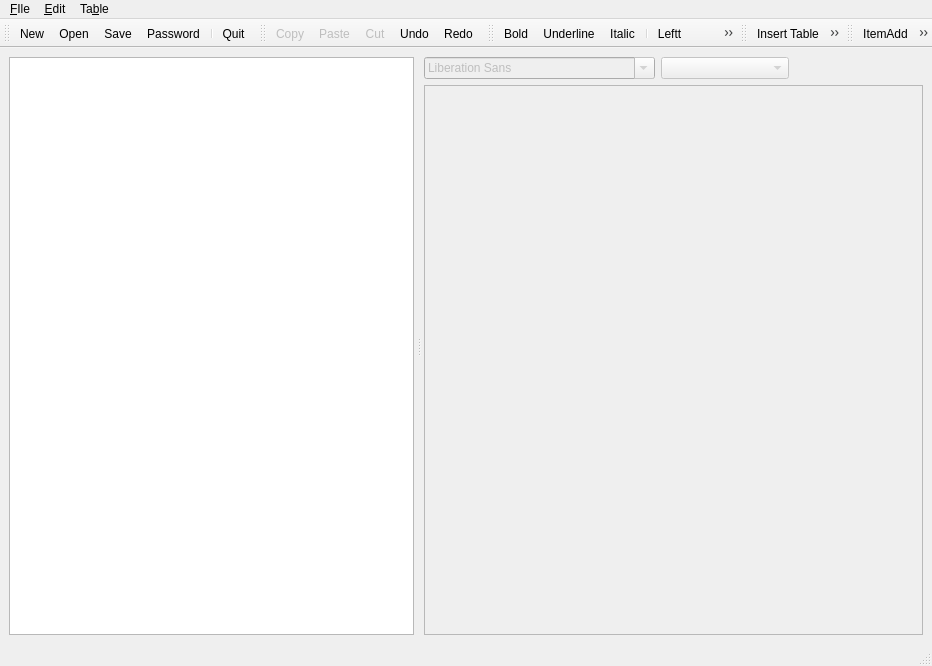
<?xml version="1.0" encoding="UTF-8"?>
<ui version="4.0">
 <class>OutLinerViewer</class>
 <widget class="QMainWindow" name="OutLinerViewer">
  <property name="geometry">
   <rect>
    <x>0</x>
    <y>0</y>
    <width>932</width>
    <height>666</height>
   </rect>
  </property>
  <property name="windowTitle">
   <string>Outliner</string>
  </property>
  <property name="windowIcon">
   <iconset resource="resources.qrc">
    <normaloff>:/icones/icones/Tree.png</normaloff>:/icones/icones/Tree.png</iconset>
  </property>
  <widget class="QWidget" name="centralwidget">
   <layout class="QHBoxLayout" name="horizontalLayout_2">
    <item>
     <widget class="QSplitter" name="splitter">
      <property name="orientation">
       <enum>Qt::Horizontal</enum>
      </property>
      <property name="handleWidth">
       <number>10</number>
      </property>
      <widget class="noteTreeWidget" name="TOC">
       <property name="dragEnabled">
        <bool>true</bool>
       </property>
       <property name="dragDropOverwriteMode">
        <bool>true</bool>
       </property>
       <property name="dragDropMode">
        <enum>QAbstractItemView::InternalMove</enum>
       </property>
       <attribute name="headerVisible">
        <bool>false</bool>
       </attribute>
       <column>
        <property name="text">
         <string>TOC</string>
        </property>
       </column>
      </widget>
      <widget class="QWidget" name="layoutWidget">
       <layout class="QVBoxLayout" name="verticalLayout">
        <item>
         <layout class="QHBoxLayout" name="horizontalLayout">
          <item>
           <widget class="QFontComboBox" name="fontBox">
            <property name="enabled">
             <bool>false</bool>
            </property>
           </widget>
          </item>
          <item>
           <widget class="QComboBox" name="sizeBox">
            <property name="enabled">
             <bool>false</bool>
            </property>
            <property name="font">
             <font>
              <pointsize>9</pointsize>
             </font>
            </property>
           </widget>
          </item>
          <item>
           <widget class="ColorBox" name="colorbox" native="true"/>
          </item>
         </layout>
        </item>
        <item>
         <widget class="noteTextEdit" name="textEdit">
          <property name="enabled">
           <bool>false</bool>
          </property>
          <property name="font">
           <font>
            <pointsize>9</pointsize>
           </font>
          </property>
          <property name="textInteractionFlags">
           <set>Qt::LinksAccessibleByKeyboard|Qt::LinksAccessibleByMouse|Qt::TextBrowserInteraction|Qt::TextEditable|Qt::TextEditorInteraction|Qt::TextSelectableByKeyboard|Qt::TextSelectableByMouse</set>
          </property>
         </widget>
        </item>
       </layout>
      </widget>
     </widget>
    </item>
   </layout>
  </widget>
  <widget class="QMenuBar" name="menubar">
   <property name="geometry">
    <rect>
     <x>0</x>
     <y>0</y>
     <width>932</width>
     <height>19</height>
    </rect>
   </property>
   <widget class="QMenu" name="menu_FIle">
    <property name="title">
     <string>&amp;FIle</string>
    </property>
    <addaction name="action_New"/>
    <addaction name="action_Open"/>
    <addaction name="separator"/>
    <addaction name="action_Save"/>
    <addaction name="actionSave_As"/>
    <addaction name="separator"/>
    <addaction name="actionPass_word"/>
    <addaction name="separator"/>
    <addaction name="action_Quit"/>
   </widget>
   <widget class="QMenu" name="menu_Edit">
    <property name="title">
     <string>&amp;Edit</string>
    </property>
    <addaction name="actionUndo"/>
    <addaction name="actionRedo"/>
    <addaction name="separator"/>
    <addaction name="action_Copy"/>
    <addaction name="actionCu_t"/>
    <addaction name="action_Paste"/>
    <addaction name="separator"/>
    <addaction name="action_Bold"/>
    <addaction name="action_Italic"/>
    <addaction name="action_Underline"/>
    <addaction name="separator"/>
    <addaction name="actionLeft"/>
    <addaction name="actionCenter"/>
    <addaction name="actionRight"/>
    <addaction name="actionFill"/>
    <addaction name="separator"/>
    <addaction name="actionAddItem"/>
    <addaction name="actionRemoveItem"/>
    <addaction name="actionAddChild"/>
   </widget>
   <widget class="QMenu" name="menuTa_ble">
    <property name="title">
     <string>Ta&amp;ble</string>
    </property>
    <addaction name="actionInsert_Table"/>
    <addaction name="actionInsert_Row"/>
    <addaction name="actionInsert_Column"/>
    <addaction name="separator"/>
    <addaction name="actionDelete_Table"/>
    <addaction name="actionDelete_Row"/>
    <addaction name="actionDelete_Column"/>
   </widget>
   <addaction name="menu_FIle"/>
   <addaction name="menu_Edit"/>
   <addaction name="menuTa_ble"/>
  </widget>
  <widget class="QStatusBar" name="statusbar"/>
  <widget class="QToolBar" name="fileToolBar">
   <property name="windowTitle">
    <string>toolBar</string>
   </property>
   <property name="movable">
    <bool>true</bool>
   </property>
   <property name="iconSize">
    <size>
     <width>16</width>
     <height>16</height>
    </size>
   </property>
   <property name="floatable">
    <bool>false</bool>
   </property>
   <attribute name="toolBarArea">
    <enum>TopToolBarArea</enum>
   </attribute>
   <attribute name="toolBarBreak">
    <bool>false</bool>
   </attribute>
   <addaction name="action_New"/>
   <addaction name="action_Open"/>
   <addaction name="action_Save"/>
   <addaction name="actionPass_word"/>
   <addaction name="separator"/>
   <addaction name="action_Quit"/>
  </widget>
  <widget class="QToolBar" name="editToolBar">
   <property name="windowTitle">
    <string>toolBar_2</string>
   </property>
   <attribute name="toolBarArea">
    <enum>TopToolBarArea</enum>
   </attribute>
   <attribute name="toolBarBreak">
    <bool>false</bool>
   </attribute>
   <addaction name="action_Copy"/>
   <addaction name="action_Paste"/>
   <addaction name="actionCu_t"/>
   <addaction name="actionUndo"/>
   <addaction name="actionRedo"/>
  </widget>
  <widget class="QToolBar" name="styleToolBar">
   <property name="windowTitle">
    <string>toolBar</string>
   </property>
   <attribute name="toolBarArea">
    <enum>TopToolBarArea</enum>
   </attribute>
   <attribute name="toolBarBreak">
    <bool>false</bool>
   </attribute>
   <addaction name="action_Bold"/>
   <addaction name="action_Underline"/>
   <addaction name="action_Italic"/>
   <addaction name="separator"/>
   <addaction name="actionLeft"/>
   <addaction name="actionCenter"/>
   <addaction name="actionRight"/>
   <addaction name="actionFill"/>
   <addaction name="separator"/>
   <addaction name="actionInsertLink"/>
  </widget>
  <widget class="QToolBar" name="tableToolBar">
   <property name="windowTitle">
    <string>toolBar_2</string>
   </property>
   <attribute name="toolBarArea">
    <enum>TopToolBarArea</enum>
   </attribute>
   <attribute name="toolBarBreak">
    <bool>false</bool>
   </attribute>
   <addaction name="actionInsert_Table"/>
   <addaction name="actionInsert_Row"/>
   <addaction name="actionInsert_Column"/>
   <addaction name="actionDelete_Table"/>
   <addaction name="actionDelete_Row"/>
   <addaction name="actionDelete_Column"/>
  </widget>
  <widget class="QToolBar" name="treeToolBar">
   <property name="enabled">
    <bool>true</bool>
   </property>
   <property name="windowTitle">
    <string>toolBar</string>
   </property>
   <attribute name="toolBarArea">
    <enum>TopToolBarArea</enum>
   </attribute>
   <attribute name="toolBarBreak">
    <bool>false</bool>
   </attribute>
   <addaction name="actionAddItem"/>
   <addaction name="actionRemoveItem"/>
  </widget>
  <action name="action_New">
   <property name="icon">
    <iconset theme="document-new">
     <normaloff>../../.designer/backup</normaloff>../../.designer/backup</iconset>
   </property>
   <property name="text">
    <string>&amp;New</string>
   </property>
   <property name="shortcut">
    <string>Ctrl+N</string>
   </property>
  </action>
  <action name="action_Open">
   <property name="icon">
    <iconset theme="document-open">
     <normaloff>../../.designer/backup</normaloff>../../.designer/backup</iconset>
   </property>
   <property name="text">
    <string>&amp;Open</string>
   </property>
   <property name="shortcut">
    <string>Ctrl+O</string>
   </property>
  </action>
  <action name="action_Save">
   <property name="icon">
    <iconset theme="document-save">
     <normaloff>../../.designer/backup</normaloff>../../.designer/backup</iconset>
   </property>
   <property name="text">
    <string>&amp;Save</string>
   </property>
   <property name="shortcut">
    <string>Ctrl+S</string>
   </property>
  </action>
  <action name="actionSave_As">
   <property name="icon">
    <iconset theme="document-save-as">
     <normaloff>../../.designer/backup</normaloff>../../.designer/backup</iconset>
   </property>
   <property name="text">
    <string>Save &amp;As ...</string>
   </property>
  </action>
  <action name="action_Quit">
   <property name="icon">
    <iconset theme="application-exit">
     <normaloff>../../.designer/backup</normaloff>../../.designer/backup</iconset>
   </property>
   <property name="text">
    <string>&amp;Quit</string>
   </property>
   <property name="shortcut">
    <string>Ctrl+Q</string>
   </property>
  </action>
  <action name="action_Copy">
   <property name="enabled">
    <bool>false</bool>
   </property>
   <property name="icon">
    <iconset theme="edit-copy">
     <normaloff>../../.designer/backup</normaloff>../../.designer/backup</iconset>
   </property>
   <property name="text">
    <string>&amp;Copy</string>
   </property>
   <property name="shortcut">
    <string>Ctrl+C</string>
   </property>
   <property name="enable" stdset="0">
    <bool>false</bool>
   </property>
  </action>
  <action name="action_Paste">
   <property name="enabled">
    <bool>false</bool>
   </property>
   <property name="icon">
    <iconset theme="edit-paste">
     <normaloff>../../.designer/backup</normaloff>../../.designer/backup</iconset>
   </property>
   <property name="text">
    <string>&amp;Paste</string>
   </property>
   <property name="shortcut">
    <string>Ctrl+V</string>
   </property>
   <property name="enable" stdset="0">
    <bool>false</bool>
   </property>
  </action>
  <action name="actionCu_t">
   <property name="enabled">
    <bool>false</bool>
   </property>
   <property name="icon">
    <iconset theme="edit-cut">
     <normaloff>../../.designer/backup</normaloff>../../.designer/backup</iconset>
   </property>
   <property name="text">
    <string>Cu&amp;t</string>
   </property>
   <property name="shortcut">
    <string>Ctrl+X</string>
   </property>
   <property name="enable" stdset="0">
    <bool>false</bool>
   </property>
  </action>
  <action name="action_Bold">
   <property name="checkable">
    <bool>true</bool>
   </property>
   <property name="icon">
    <iconset theme="format-text-bold">
     <normaloff>../../.designer/backup</normaloff>../../.designer/backup</iconset>
   </property>
   <property name="text">
    <string>&amp;Bold</string>
   </property>
   <property name="shortcut">
    <string>Ctrl+B</string>
   </property>
   <property name="enable" stdset="0">
    <bool>false</bool>
   </property>
  </action>
  <action name="action_Italic">
   <property name="checkable">
    <bool>true</bool>
   </property>
   <property name="icon">
    <iconset theme="format-text-italic">
     <normaloff>../../.designer/backup</normaloff>../../.designer/backup</iconset>
   </property>
   <property name="text">
    <string>&amp;Italic</string>
   </property>
   <property name="shortcut">
    <string>Ctrl+I</string>
   </property>
   <property name="enable" stdset="0">
    <bool>false</bool>
   </property>
  </action>
  <action name="action_Underline">
   <property name="checkable">
    <bool>true</bool>
   </property>
   <property name="icon">
    <iconset theme="format-text-underline">
     <normaloff>../../.designer/backup</normaloff>../../.designer/backup</iconset>
   </property>
   <property name="text">
    <string>&amp;Underline</string>
   </property>
   <property name="shortcut">
    <string>Ctrl+U</string>
   </property>
   <property name="enable" stdset="0">
    <bool>false</bool>
   </property>
  </action>
  <action name="actionUndo">
   <property name="checkable">
    <bool>false</bool>
   </property>
   <property name="icon">
    <iconset theme="edit-undo">
     <normaloff>.</normaloff>.</iconset>
   </property>
   <property name="text">
    <string>Undo</string>
   </property>
   <property name="shortcut">
    <string>Ctrl+Z</string>
   </property>
   <property name="enable" stdset="0">
    <bool>false</bool>
   </property>
  </action>
  <action name="actionRedo">
   <property name="icon">
    <iconset theme="edit-redo">
     <normaloff>.</normaloff>.</iconset>
   </property>
   <property name="text">
    <string>Redo</string>
   </property>
   <property name="toolTip">
    <string>Redo</string>
   </property>
   <property name="shortcut">
    <string>Ctrl+Y</string>
   </property>
   <property name="enable" stdset="0">
    <bool>false</bool>
   </property>
  </action>
  <action name="actionUnindent">
   <property name="checkable">
    <bool>true</bool>
   </property>
   <property name="icon">
    <iconset theme="format-indent-less">
     <normaloff>.</normaloff>.</iconset>
   </property>
   <property name="text">
    <string>Unindent</string>
   </property>
  </action>
  <action name="actionIndent">
   <property name="checkable">
    <bool>true</bool>
   </property>
   <property name="icon">
    <iconset theme="format-indent-more">
     <normaloff>.</normaloff>.</iconset>
   </property>
   <property name="text">
    <string>indent</string>
   </property>
  </action>
  <action name="actionAddItem">
   <property name="icon">
    <iconset theme="list-add">
     <normaloff>.</normaloff>.</iconset>
   </property>
   <property name="text">
    <string>ItemAdd</string>
   </property>
   <property name="shortcut">
    <string>Ctrl++</string>
   </property>
   <property name="enable" stdset="0">
    <bool>false</bool>
   </property>
  </action>
  <action name="actionRemoveItem">
   <property name="icon">
    <iconset theme="list-remove">
     <normaloff>.</normaloff>.</iconset>
   </property>
   <property name="text">
    <string>itemRemove</string>
   </property>
   <property name="shortcut">
    <string>Ctrl+-</string>
   </property>
   <property name="enable" stdset="0">
    <bool>false</bool>
   </property>
  </action>
  <action name="actionAddChild">
   <property name="text">
    <string>AddChild</string>
   </property>
   <property name="shortcut">
    <string>Ctrl+Return</string>
   </property>
   <property name="enable" stdset="0">
    <bool>false</bool>
   </property>
  </action>
  <action name="actionInsertLink">
   <property name="checkable">
    <bool>true</bool>
   </property>
   <property name="enabled">
    <bool>false</bool>
   </property>
   <property name="icon">
    <iconset theme="insert-link">
     <normaloff>.</normaloff>.</iconset>
   </property>
   <property name="text">
    <string>insertLink</string>
   </property>
  </action>
  <action name="actionInsert_Table">
   <property name="icon">
    <iconset resource="resources.qrc">
     <normaloff>:/icones/icones/Table.png</normaloff>:/icones/icones/Table.png</iconset>
   </property>
   <property name="text">
    <string>Insert Table</string>
   </property>
  </action>
  <action name="actionInsert_Row">
   <property name="icon">
    <iconset resource="resources.qrc">
     <normaloff>:/icones/icones/table_row_insert.png</normaloff>:/icones/icones/table_row_insert.png</iconset>
   </property>
   <property name="text">
    <string>Insert Row</string>
   </property>
  </action>
  <action name="actionInsert_Column">
   <property name="icon">
    <iconset resource="resources.qrc">
     <normaloff>:/icones/icones/table-insert-column.png</normaloff>:/icones/icones/table-insert-column.png</iconset>
   </property>
   <property name="text">
    <string>Insert Column</string>
   </property>
  </action>
  <action name="actionDelete_Table">
   <property name="icon">
    <iconset resource="resources.qrc">
     <normaloff>:/icones/icones/table_delete.png</normaloff>:/icones/icones/table_delete.png</iconset>
   </property>
   <property name="text">
    <string>Delete Table</string>
   </property>
  </action>
  <action name="actionDelete_Row">
   <property name="icon">
    <iconset resource="resources.qrc">
     <normaloff>:/icones/icones/table_row_delete.png</normaloff>:/icones/icones/table_row_delete.png</iconset>
   </property>
   <property name="text">
    <string>Delete Row</string>
   </property>
  </action>
  <action name="actionDelete_Column">
   <property name="icon">
    <iconset resource="resources.qrc">
     <normaloff>:/icones/icones/delete-column.png</normaloff>:/icones/icones/delete-column.png</iconset>
   </property>
   <property name="text">
    <string>Delete Column</string>
   </property>
  </action>
  <action name="actionRight">
   <property name="checkable">
    <bool>true</bool>
   </property>
   <property name="icon">
    <iconset theme="format-justify-right">
     <normaloff>.</normaloff>.</iconset>
   </property>
   <property name="text">
    <string>Right</string>
   </property>
  </action>
  <action name="actionLeft">
   <property name="checkable">
    <bool>true</bool>
   </property>
   <property name="icon">
    <iconset theme="format-justify-left">
     <normaloff>.</normaloff>.</iconset>
   </property>
   <property name="text">
    <string>Leftt</string>
   </property>
  </action>
  <action name="actionCenter">
   <property name="checkable">
    <bool>true</bool>
   </property>
   <property name="icon">
    <iconset theme="format-justify-center">
     <normaloff>.</normaloff>.</iconset>
   </property>
   <property name="text">
    <string>Center</string>
   </property>
  </action>
  <action name="actionFill">
   <property name="checkable">
    <bool>true</bool>
   </property>
   <property name="icon">
    <iconset theme="format-justify-fill">
     <normaloff>.</normaloff>.</iconset>
   </property>
   <property name="text">
    <string>Fill</string>
   </property>
  </action>
  <action name="actionPass_word">
   <property name="icon">
    <iconset resource="resources.qrc">
     <normaloff>:/icones/icones/key.png</normaloff>:/icones/icones/key.png</iconset>
   </property>
   <property name="text">
    <string>Pass&amp;word</string>
   </property>
  </action>
 </widget>
 <customwidgets>
  <customwidget>
   <class>noteTreeWidget</class>
   <extends>QTreeWidget</extends>
   <header>notetreewidget.h</header>
  </customwidget>
  <customwidget>
   <class>noteTextEdit</class>
   <extends>QTextEdit</extends>
   <header>notetextedit.h</header>
  </customwidget>
  <customwidget>
   <class>ColorBox</class>
   <extends>QWidget</extends>
   <header>colorbox.h</header>
   <container>1</container>
  </customwidget>
 </customwidgets>
 <resources>
  <include location="resources.qrc"/>
 </resources>
 <connections>
  <connection>
   <sender>action_Quit</sender>
   <signal>triggered()</signal>
   <receiver>OutLinerViewer</receiver>
   <slot>close()</slot>
   <hints>
    <hint type="sourcelabel">
     <x>-1</x>
     <y>-1</y>
    </hint>
    <hint type="destinationlabel">
     <x>465</x>
     <y>332</y>
    </hint>
   </hints>
  </connection>
  <connection>
   <sender>actionUndo</sender>
   <signal>triggered()</signal>
   <receiver>textEdit</receiver>
   <slot>undo()</slot>
   <hints>
    <hint type="sourcelabel">
     <x>-1</x>
     <y>-1</y>
    </hint>
    <hint type="destinationlabel">
     <x>674</x>
     <y>365</y>
    </hint>
   </hints>
  </connection>
  <connection>
   <sender>actionRedo</sender>
   <signal>triggered()</signal>
   <receiver>textEdit</receiver>
   <slot>redo()</slot>
   <hints>
    <hint type="sourcelabel">
     <x>-1</x>
     <y>-1</y>
    </hint>
    <hint type="destinationlabel">
     <x>674</x>
     <y>365</y>
    </hint>
   </hints>
  </connection>
  <connection>
   <sender>action_Copy</sender>
   <signal>triggered()</signal>
   <receiver>textEdit</receiver>
   <slot>copy()</slot>
   <hints>
    <hint type="sourcelabel">
     <x>-1</x>
     <y>-1</y>
    </hint>
    <hint type="destinationlabel">
     <x>674</x>
     <y>365</y>
    </hint>
   </hints>
  </connection>
  <connection>
   <sender>action_Paste</sender>
   <signal>triggered()</signal>
   <receiver>textEdit</receiver>
   <slot>paste()</slot>
   <hints>
    <hint type="sourcelabel">
     <x>-1</x>
     <y>-1</y>
    </hint>
    <hint type="destinationlabel">
     <x>674</x>
     <y>365</y>
    </hint>
   </hints>
  </connection>
  <connection>
   <sender>actionCu_t</sender>
   <signal>triggered()</signal>
   <receiver>textEdit</receiver>
   <slot>cut()</slot>
   <hints>
    <hint type="sourcelabel">
     <x>-1</x>
     <y>-1</y>
    </hint>
    <hint type="destinationlabel">
     <x>674</x>
     <y>365</y>
    </hint>
   </hints>
  </connection>
 </connections>
</ui>
